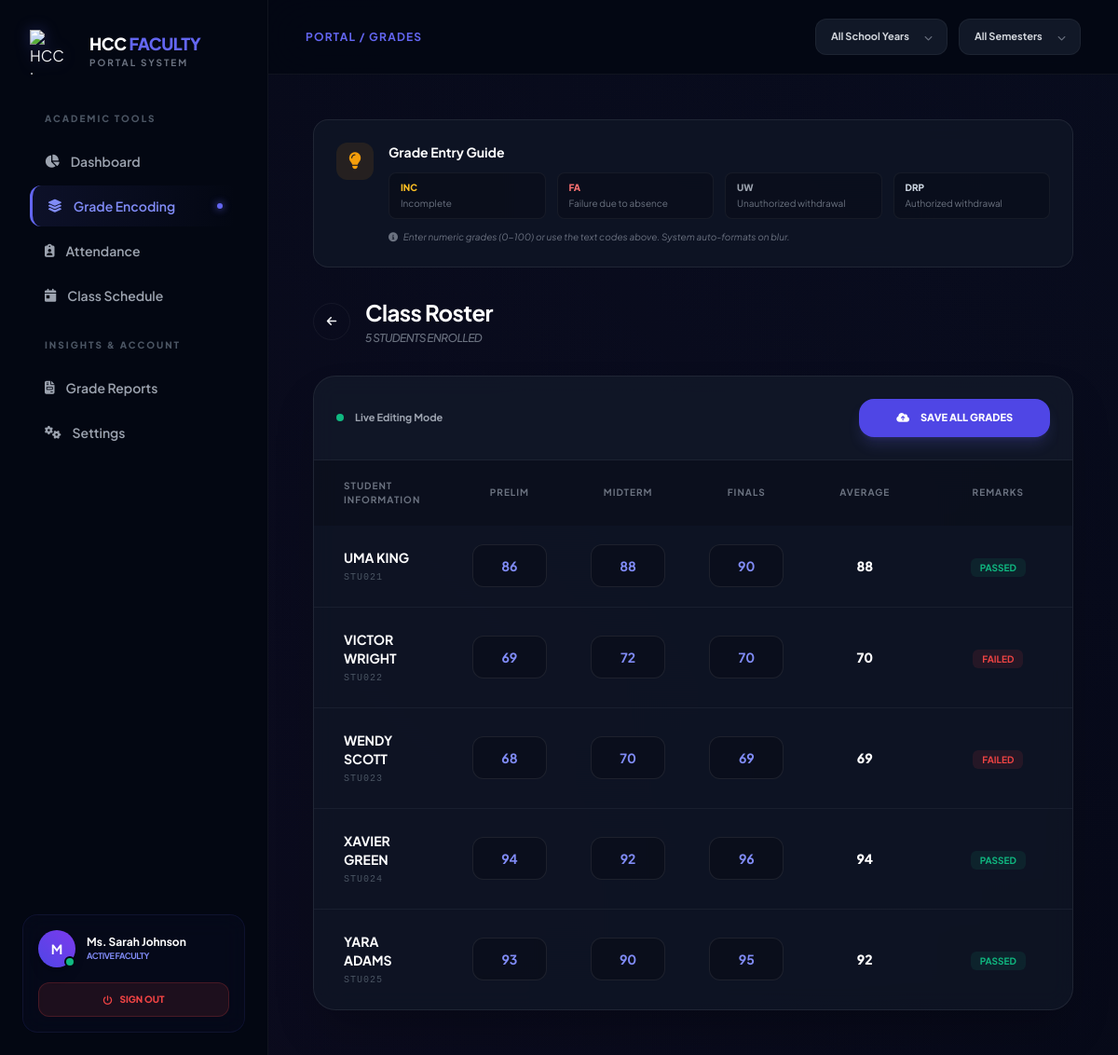
Screenshot of /views/Teachers/teacherdashboard.php?offering_id=22&filter_sy=0&filter_sem=0 (signed in) with the database file from the repository.
### tables this page shows
CREATE TABLE `tb_teachers` (
  `teacher_id` int(11) NOT NULL,
  `user_id` int(11) DEFAULT NULL,
  `full_name` varchar(100) DEFAULT NULL
);

CREATE TABLE `tb_enrollments` (
  `enrollment_id` int(11) NOT NULL,
  `student_id` int(11) DEFAULT NULL,
  `offering_id` int(11) DEFAULT NULL
);

CREATE TABLE `tb_students` (
  `student_id` int(11) NOT NULL,
  `user_id` int(11) DEFAULT NULL,
  `student_no` varchar(20) DEFAULT NULL,
  `full_name` varchar(100) DEFAULT NULL,
  `program` enum('Civil Eng','Computer Eng','IT','CS','ACT') DEFAULT NULL
);

CREATE TABLE `tb_grades` (
  `grade_id` int(11) NOT NULL,
  `enrollment_id` int(11) DEFAULT NULL,
  `prelim` varchar(10) DEFAULT NULL,
  `midterm` varchar(10) DEFAULT NULL,
  `finals` varchar(10) DEFAULT NULL,
  `semestral` varchar(10) DEFAULT NULL,
  `status` enum('PASSED','FAILED','INCOMPLETE','DROPPED','PENDING') DEFAULT NULL,
  `is_finalized` tinyint(4) DEFAULT 0,
  `updated_at` timestamp NOT NULL DEFAULT current_timestamp() ON UPDATE current_timestamp()
);

### views/Teachers/teacherdashboard.php (the view, shortened to what the rows shown need)
<?php
require_once __DIR__ . '/../../includes/db.php';
$user = current_user();
$stmt = $mysqli->prepare('SELECT teacher_id, full_name FROM tb_teachers WHERE user_id = ?');
$stmt->bind_param('i', $user['user_id']);
$stmt->execute();
$teacher = $stmt->get_result()->fetch_assoc();
$teacherId = (int)($teacher['teacher_id'] ?? 0);
$filterSy = (int)($_GET['filter_sy'] ?? 0);
$filterSem = (int)($_GET['filter_sem'] ?? 0);
$activeOfferingId = (int)($_GET['offering_id'] ?? 0);
$sql = 'SELECT o.offering_id, c.course_code, c.course_name, sy.school_year, s.semester
        FROM tb_course_offerings o
        INNER JOIN tb_courses c ON c.course_id = o.course_id
        INNER JOIN tb_school_years sy ON sy.sy_id = o.sy_id
        INNER JOIN tb_semesters s ON s.sem_id = o.sem_id
        WHERE o.teacher_id = ?';
$params = [$teacherId];
$types = 'i';
$sql .= ' ORDER BY sy.school_year DESC, s.semester ASC';
$offStmt = $mysqli->prepare($sql);
if (!$offStmt) {
    error_log('Prepare error: ' . $mysqli->error);
    $offerings = [];
} else {
    $offStmt->bind_param($types, ...$params);
    if (!$offStmt->execute()) {
        error_log('Execute error: ' . $offStmt->error);
        $offerings = [];
    } else {
        $offerings = $offStmt->get_result()->fetch_all(MYSQLI_ASSOC);
    }
}
$students = [];
if ($activeOfferingId) {
    $enrollStmt = $mysqli->prepare(
        'SELECT e.enrollment_id, st.student_no, st.full_name, g.prelim, g.midterm, g.finals, g.semestral, g.status
         FROM tb_enrollments e
         INNER JOIN tb_students st ON st.student_id = e.student_id
         LEFT JOIN tb_grades g ON g.enrollment_id = e.enrollment_id
         WHERE e.offering_id = ? ORDER BY st.full_name'
    );
    if (!$enrollStmt) {
        error_log('Prepare error: ' . $mysqli->error);
    } else {
        $enrollStmt->bind_param('i', $activeOfferingId);
        if (!$enrollStmt->execute()) {
            error_log('Execute error: ' . $enrollStmt->error);
        } else {
            $students = $enrollStmt->get_result()->fetch_all(MYSQLI_ASSOC);
        }
    }
}
?>
<!DOCTYPE html>
<html lang="en">
<head>
    <script src="https://cdn.tailwindcss.com"></script>
    <link href="https://cdnjs.cloudflare.com/ajax/libs/font-awesome/6.5.1/css/all.min.css" rel="stylesheet">
</head>
<body class="flex min-h-screen">
    <aside class="w-72 hidden lg:flex flex-col bg-[#030712] border-r border-white/5 h-screen sticky top-0 z-50">
    <div class="p-8">
        <div class="mb-10 flex items-center gap-4 group cursor-pointer">
            <div>
                <h1 class="text-lg font-black tracking-tight leading-none text-white">HCC <span class="text-indigo-500">FACULTY</span></h1>
            </div>
        </div>
    </div>
    <div class="mt-auto p-6">
        <div class="glass-panel p-4 rounded-2xl border-indigo-500/10 bg-indigo-500/[0.03]">
            <div class="flex items-center gap-3 mb-4">
                <div class="relative">
                    <div class="w-10 h-10 rounded-full bg-gradient-to-tr from-indigo-600 to-violet-600 flex items-center justify-center text-white font-bold text-sm shadow-lg">
                        <?php echo substr($teacher['full_name'] ?? 'U', 0, 1); ?>
                    </div>
                    <span class="absolute bottom-0 right-0 w-3 h-3 bg-emerald-500 border-2 border-[#030712] rounded-full"></span>
                </div>
                <div class="overflow-hidden">
                    <p class="text-xs font-bold text-white truncate"><?php echo htmlspecialchars($teacher['full_name'] ?? 'User'); ?></p>
                    <p class="text-[9px] text-indigo-400 font-bold uppercase tracking-tighter">Active Faculty</p>
                </div>
            </div>
        </div>
    </div>
</aside>
    <div class="flex-1 flex flex-col">
        <header class="h-20 px-10 flex items-center justify-between sticky top-0 bg-[#030712]/80 backdrop-blur-xl z-50 border-b border-white/5">
            <div>
                <h2 class="text-xs font-bold text-indigo-500 uppercase tracking-widest">Portal / Grades</h2>
            </div>
        </header>
        <main class="p-8 lg:p-12 max-w-[1400px] mx-auto w-full">
            <?php if (!$activeOfferingId): ?>
                <div class="mb-10">
                    <h3 class="text-2xl font-extrabold text-white">My Offerings</h3>
                    <p class="text-gray-500 text-sm mt-1">Select a course to start encoding student grades.</p>
                </div>
                <div class="grid grid-cols-1 md:grid-cols-2 xl:grid-cols-3 gap-6">
                    <?php foreach ($offerings as $off): ?>
                        <a href="?offering_id=<?= $off['offering_id']; ?>&filter_sy=<?= $filterSy; ?>&filter_sem=<?= $filterSem; ?>"
                           class="glass-panel p-8 rounded-3xl group hover:-translate-y-2 hover:border-indigo-500/40 transition-all duration-300 relative overflow-hidden">
                            <div class="absolute top-0 right-0 p-6 opacity-5 group-hover:opacity-20 transition-opacity">
                                <i class="fa-solid fa-book-open text-6xl"></i>
                            </div>
                            <span class="inline-block text-[10px] font-black text-indigo-400 bg-indigo-500/10 px-3 py-1 rounded-full mb-4"><?= $off['course_code']; ?></span>
                            <h4 class="font-bold text-white text-lg leading-tight mb-6"><?= $off['course_name']; ?></h4>
                            <div class="flex items-center gap-4 text-[11px] font-bold text-gray-500">
                                <span class="flex items-center gap-2"><i class="fa-regular fa-calendar"></i> <?= $off['school_year']; ?></span>
                                <span class="flex items-center gap-2"><i class="fa-regular fa-clock"></i> <?= $off['semester']; ?></span>
                            </div>
                        </a>
                    <?php endforeach; ?>
                </div>
            <?php else: ?>
                <div class="glass-panel rounded-3xl overflow-hidden shadow-2xl">
                    <form method="POST" id="gradeForm">
                        <div class="overflow-x-auto">
                            <table class="w-full text-left">
                                <thead>
                                    <tr class="text-[10px] font-black text-gray-500 uppercase tracking-widest bg-black/20">
                                        <th class="px-8 py-5">Student Information</th>
                                        <th class="text-center w-32">Prelim</th>
                                        <th class="text-center w-32">Midterm</th>
                                        <th class="text-center w-32">Finals</th>
                                        <th class="text-center w-32">Average</th>
                                        <th class="text-center px-8 w-40">Remarks</th>
                                    </tr>
                                </thead>
                                <tbody class="divide-y divide-white/5">
                                    <?php foreach ($students as $st):
                                        $p_val = ($st['status'] == 'INCOMPLETE' && is_null($st['prelim'])) ? 'INC' : ($st['prelim'] ?? '');
                                        $m_val = ($st['status'] == 'INCOMPLETE' && is_null($st['midterm'])) ? 'INC' : ($st['midterm'] ?? '');
                                        $f_val = ($st['status'] == 'INCOMPLETE' && is_null($st['finals'])) ? 'INC' : ($st['finals'] ?? '');
                                    ?>
                                        <tr class="group hover:bg-white/[0.02] transition-colors">
                                            <td class="px-8 py-6">
                                                <div class="flex flex-col">
                                                    <span class="text-sm font-bold text-white group-hover:text-indigo-400 transition-colors uppercase"><?= $st['full_name']; ?></span>
                                                    <span class="text-[10px] text-gray-600 font-mono mt-1 tracking-widest"><?= $st['student_no']; ?></span>
                                                </div>
                                            </td>
                                            <td class="py-4 text-center">
                                                <input type="text" name="grades[<?= $st['enrollment_id']; ?>][prelim]"
                                                       class="grade-input w-20 p-3 rounded-xl text-center font-bold text-sm text-indigo-400"
                                                       value="<?= $p_val; ?>" placeholder="—" onblur="formatInput(this)">
                                            </td>
                                            <td class="py-4 text-center">
                                                <input type="text" name="grades[<?= $st['enrollment_id']; ?>][midterm]"
                                                       class="grade-input w-20 p-3 rounded-xl text-center font-bold text-sm text-indigo-400"
                                                       value="<?= $m_val; ?>" placeholder="—" onblur="formatInput(this)">
                                            </td>
                                            <td class="py-4 text-center">
                                                <input type="text" name="grades[<?= $st['enrollment_id']; ?>][finals]"
                                                       class="grade-input w-20 p-3 rounded-xl text-center font-bold text-sm text-indigo-400"
                                                       value="<?= $f_val; ?>" placeholder="—" onblur="formatInput(this)">
                                            </td>
                                            <td class="py-4 text-center">
                                                <span class="text-sm font-black text-white">
                                                    <?= !is_null($st['semestral']) ? (is_numeric($st['semestral']) ? number_format($st['semestral'], 0) : strtoupper($st['semestral'])) : '—'; ?>
                                                </span>
                                            </td>
                                            <td class="px-8 py-4 text-center">
                                                <?php
                                                    $s = $st['status'] ?? 'PENDING';
                                                    $badge_class = 'badge-inc';
                                                    if($s == 'PASSED') $badge_class = 'badge-passed';
                                                    if($s == 'FAILED') $badge_class = 'badge-failed';
                                                ?>
                                                <span class="badge <?= $badge_class; ?>"><?= $s; ?></span>
                                            </td>
                                        </tr>
                                    <?php endforeach; ?>
                                </tbody>
                            </table>
                        </div>
                    </form>
                </div>
            <?php endif; ?>
        </main>
    </div>
</body>
</html>

### rows the page displays
tb_teachers: full_name "M", full_name "Ms. Sarah Johnson"
tb_enrollments: student.full_name "UMA KING", student.student_no "STU021", prelim "86", midterm "88", finals "90", tb_grades.semestral "88", tb_grades.status "PASSED"
tb_enrollments: student.full_name "VICTOR WRIGHT", student.student_no "STU022", prelim "69", midterm "72", finals "70", tb_grades.semestral "70", tb_grades.status "FAILED"
tb_enrollments: student.full_name "WENDY SCOTT", student.student_no "STU023", prelim "68", midterm "70", finals "69", tb_grades.semestral "69", tb_grades.status "FAILED"
tb_enrollments: student.full_name "XAVIER GREEN", student.student_no "STU024", prelim "94", midterm "92", finals "96", tb_grades.semestral "94", tb_grades.status "PASSED"
tb_enrollments: student.full_name "YARA ADAMS", student.student_no "STU025", prelim "93", midterm "90", finals "95", tb_grades.semestral "92", tb_grades.status "PASSED"

### other values shown
count($students) "5"
